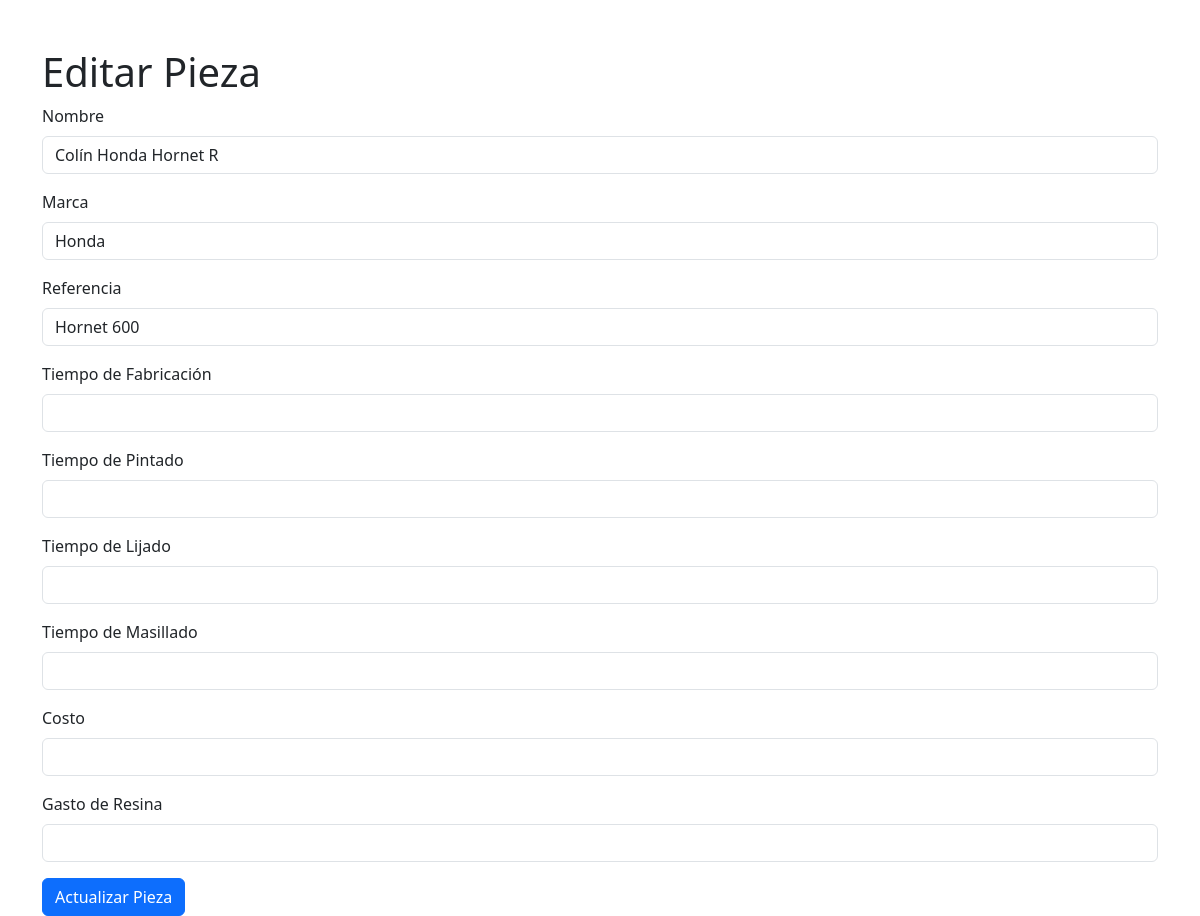
Page /piezas/3/editar on the committed database.
### backend/models.py (models this page shows)
class PiezaBasica(Base):
    __tablename__ = "piezas_basicas"
    id = Column(Integer, primary_key=True, index=True)
    nombre = Column(String, index=True)
    marca = Column(String, index=True)
    referencia = Column(String)
    cliente = Column(String)    # Valores permitidos: "MotoFibra", "S2Concept"
    categoria = Column(String)  # Valores permitidos: "guardabarros", "quillas", "depositos", "escopas", "frontal", "laterales", "colin"
    detalles = relationship("PiezaDetalles", back_populates="pieza", uselist=False)

### backend/routes/piezas.py (the view)
@router.get("/piezas/{pieza_id}/editar", response_class=HTMLResponse)
async def editar_pieza(pieza_id: int, request: Request, db: Session = Depends(get_db)):
    pieza = db.query(PiezaBasica).filter(PiezaBasica.id == pieza_id).first()
    if pieza is None:
        raise HTTPException(status_code=404, detail="Pieza no encontrada")
    detalles = db.query(PiezaDetalles).filter(PiezaDetalles.pieza_id == pieza_id).first()
    return templates.TemplateResponse(
        "editar_pieza.html",
        {
            "request": request,
            "pieza": pieza,
            "detalles": detalles  # Pasa los detalles de la pieza
        }
    )

### frontend/templates/editar_pieza.html (shortened to what this page needs)
<!DOCTYPE html>
<html lang="es">
<head>
  <link href="https://cdn.jsdelivr.net/npm/bootstrap@5.3.0/dist/css/bootstrap.min.css" rel="stylesheet">
</head>
<body>
  <div class="container mt-5">
    <h1>Editar Pieza</h1>
    <form method="post">
      <div class="mb-3">
        <label for="nombre" class="form-label">Nombre</label>
        <input type="text" class="form-control" id="nombre" name="nombre" value="{{ pieza.nombre }}" required>
      </div>
      <div class="mb-3">
        <label for="marca" class="form-label">Marca</label>
        <input type="text" class="form-control" id="marca" name="marca" value="{{ pieza.marca }}" required>
      </div>
      <div class="mb-3">
        <label for="referencia" class="form-label">Referencia</label>
        <input type="text" class="form-control" id="referencia" name="referencia" value="{{ pieza.referencia }}" required>
      </div>
      <div class="mb-3">
        <label for="tiempo_fabricacion" class="form-label">Tiempo de Fabricación</label>
        <input type="number" step="0.1" class="form-control" id="tiempo_fabricacion" name="tiempo_fabricacion" value="{{ detalles.tiempo_fabricacion if detalles else '' }}">
      </div>
      <div class="mb-3">
        <label for="tiempo_pintado" class="form-label">Tiempo de Pintado</label>
        <input type="number" step="0.1" class="form-control" id="tiempo_pintado" name="tiempo_pintado" value="{{ detalles.tiempo_pintado if detalles else '' }}">
      </div>
      <div class="mb-3">
        <label for="tiempo_lijado" class="form-label">Tiempo de Lijado</label>
        <input type="number" step="0.1" class="form-control" id="tiempo_lijado" name="tiempo_lijado" value="{{ detalles.tiempo_lijado if detalles else '' }}">
      </div>
      <div class="mb-3">
        <label for="tiempo_masillado" class="form-label">Tiempo de Masillado</label>
        <input type="number" step="0.1" class="form-control" id="tiempo_masillado" name="tiempo_masillado" value="{{ detalles.tiempo_masillado if detalles else '' }}">
      </div>
      <div class="mb-3">
        <label for="costo" class="form-label">Costo</label>
        <input type="number" step="0.01" class="form-control" id="costo" name="costo" value="{{ detalles.costo if detalles else '' }}">
      </div>
      <div class="mb-3">
        <label for="gasto_resina" class="form-label">Gasto de Resina</label>
        <input type="number" step="0.1" class="form-control" id="gasto_resina" name="gasto_resina" value="{{ detalles.gasto_resina if detalles else '' }}">
      </div>
      <button type="submit" class="btn btn-primary">Actualizar Pieza</button>
    </form>
  </div>
</body>
</html>

### rows in the picture
PiezaBasica: nombre "Colín Honda Hornet R", marca "Honda", referencia "Hornet 600"
